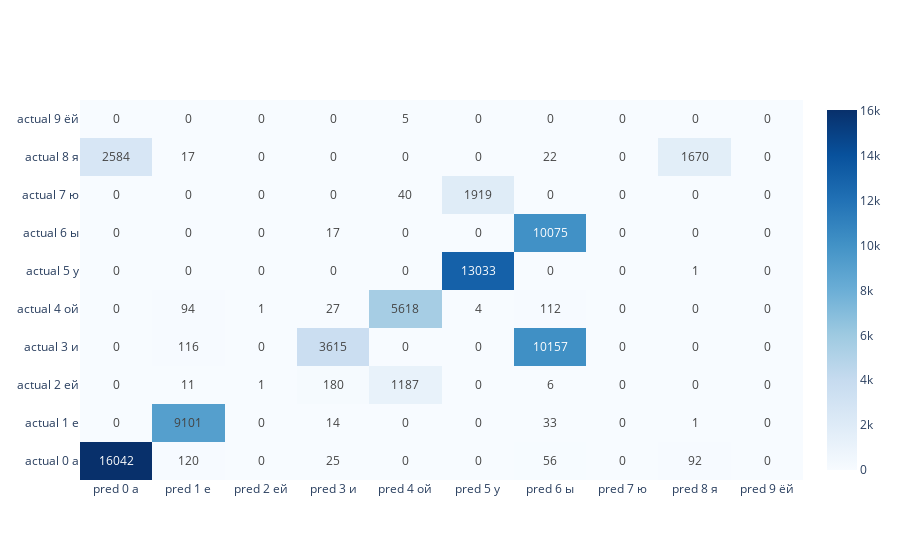
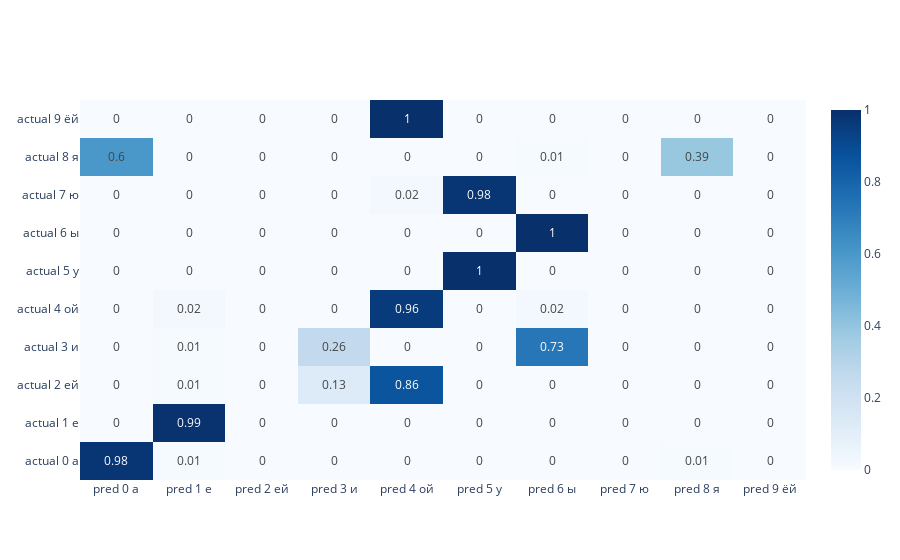

Here is the notebook cell these charts were saved with, in order:
### Markdown cell above
40 ep

### Code cell
job_name = 'datasphere/agreementproject/job_info/job_agreementproject_05:58:45.668861.txt'
metrics, result_df, y_true, y_pred, tasks = get_training_results(bucket,job_name, project_name)


plot_metrics(metrics, tasks[0])
sorted_nums = sorted(list(y_true.unique()))
cm = pd.DataFrame(
    confusion_matrix(y_true, y_pred,
                        # normalize='true'
                     ).round(2),
    columns=[f'pred {n} {end_by_num[n]}' for n in sorted_nums],
    index=[f'actual {n} {end_by_num[n]}' for n in sorted_nums]
)
plot_cm(cm)
cm = pd.DataFrame(
    confusion_matrix(y_true, y_pred,
                        normalize='true'
                     ).round(2),
    columns=[f'pred {n} {end_by_num[n]}' for n in sorted_nums],
    index=[f'actual {n} {end_by_num[n]}' for n in sorted_nums]
)
plot_cm(cm)

### Figure 1 — Plotly figure (JSON) as saved in the notebook; plotly's stock layout.template omitted (floating-point values rounded to 4 significant figures)
{"data": [{"colorscale": [[0, "rgb(247,251,255)"], [0.125, "rgb(222,235,247)"], [0.25, "rgb(198,219,239)"], [0.375, "rgb(158,202,225)"], [0.5, "rgb(107,174,214)"], [0.625, "rgb(66,146,198)"], [0.75, "rgb(33,113,181)"], [0.875, "rgb(8,81,156)"], [1, "rgb(8,48,107)"]], "text": [[16042, 120, 0, 25, 0, 0, 56, 0, 92, 0], [0, 9101, 0, 14, 0, 0, 33, 0, 1, 0], [0, 11, 1, 180, 1187, 0, 6, 0, 0, 0], [0, 116, 0, 3615, 0, 0, 10157, 0, 0, 0], [0, 94, 1, 27, 5618, 4, 112, 0, 0, 0], [0, 0, 0, 0, 0, 13033, 0, 0, 1, 0], [0, 0, 0, 17, 0, 0, 10075, 0, 0, 0], [0, 0, 0, 0, 40, 1919, 0, 0, 0, 0], [2584, 17, 0, 0, 0, 0, 22, 0, 1670, 0], [0, 0, 0, 0, 5, 0, 0, 0, 0, 0]], "texttemplate": "%{text}", "type": "heatmap", "x": ["pred 0 а", "pred 1 е", "pred 2 ей", "pred 3 и", "pred 4 ой", "pred 5 у", "pred 6 ы", "pred 7 ю", "pred 8 я", "pred 9 ёй"], "y": ["actual 0 а", "actual 1 е", "actual 2 ей", "actual 3 и", "actual 4 ой", "actual 5 у", "actual 6 ы", "actual 7 ю", "actual 8 я", "actual 9 ёй"], "z": [[16042, 120, 0, 25, 0, 0, 56, 0, 92, 0], [0, 9101, 0, 14, 0, 0, 33, 0, 1, 0], [0, 11, 1, 180, 1187, 0, 6, 0, 0, 0], [0, 116, 0, 3615, 0, 0, 10157, 0, 0, 0], [0, 94, 1, 27, 5618, 4, 112, 0, 0, 0], [0, 0, 0, 0, 0, 13033, 0, 0, 1, 0], [0, 0, 0, 17, 0, 0, 10075, 0, 0, 0], [0, 0, 0, 0, 40, 1919, 0, 0, 0, 0], [2584, 17, 0, 0, 0, 0, 22, 0, 1670, 0], [0, 0, 0, 0, 5, 0, 0, 0, 0, 0]]}], "layout": {}}

### Figure 2 — Plotly figure (JSON) as saved in the notebook; plotly's stock layout.template omitted (floating-point values rounded to 4 significant figures)
{"data": [{"colorscale": [[0, "rgb(247,251,255)"], [0.125, "rgb(222,235,247)"], [0.25, "rgb(198,219,239)"], [0.375, "rgb(158,202,225)"], [0.5, "rgb(107,174,214)"], [0.625, "rgb(66,146,198)"], [0.75, "rgb(33,113,181)"], [0.875, "rgb(8,81,156)"], [1, "rgb(8,48,107)"]], "text": [[0.98, 0.01, 0, 0, 0, 0, 0, 0, 0.01, 0], [0, 0.99, 0, 0, 0, 0, 0, 0, 0, 0], [0, 0.01, 0, 0.13, 0.86, 0, 0, 0, 0, 0], [0, 0.01, 0, 0.26, 0, 0, 0.73, 0, 0, 0], [0, 0.02, 0, 0, 0.96, 0, 0.02, 0, 0, 0], [0, 0, 0, 0, 0, 1, 0, 0, 0, 0], [0, 0, 0, 0, 0, 0, 1, 0, 0, 0], [0, 0, 0, 0, 0.02, 0.98, 0, 0, 0, 0], [0.6, 0, 0, 0, 0, 0, 0.01, 0, 0.39, 0], [0, 0, 0, 0, 1, 0, 0, 0, 0, 0]], "texttemplate": "%{text}", "type": "heatmap", "x": ["pred 0 а", "pred 1 е", "pred 2 ей", "pred 3 и", "pred 4 ой", "pred 5 у", "pred 6 ы", "pred 7 ю", "pred 8 я", "pred 9 ёй"], "y": ["actual 0 а", "actual 1 е", "actual 2 ей", "actual 3 и", "actual 4 ой", "actual 5 у", "actual 6 ы", "actual 7 ю", "actual 8 я", "actual 9 ёй"], "z": [[0.98, 0.01, 0, 0, 0, 0, 0, 0, 0.01, 0], [0, 0.99, 0, 0, 0, 0, 0, 0, 0, 0], [0, 0.01, 0, 0.13, 0.86, 0, 0, 0, 0, 0], [0, 0.01, 0, 0.26, 0, 0, 0.73, 0, 0, 0], [0, 0.02, 0, 0, 0.96, 0, 0.02, 0, 0, 0], [0, 0, 0, 0, 0, 1, 0, 0, 0, 0], [0, 0, 0, 0, 0, 0, 1, 0, 0, 0], [0, 0, 0, 0, 0.02, 0.98, 0, 0, 0, 0], [0.6, 0, 0, 0, 0, 0, 0.01, 0, 0.39, 0], [0, 0, 0, 0, 1, 0, 0, 0, 0, 0]]}], "layout": {}}
